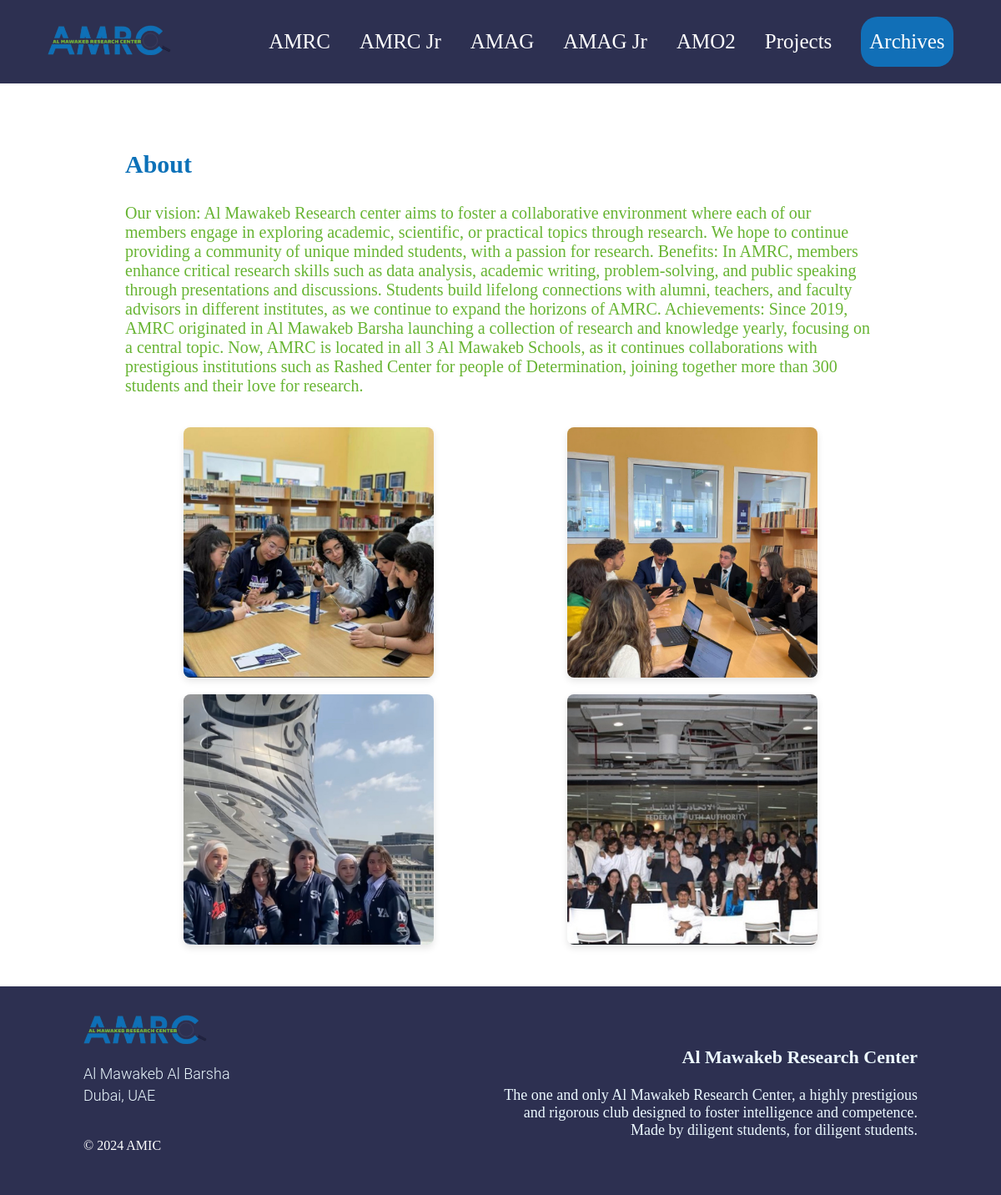
Screenshot of /AMRC/About/ with the database file from the repository.
### website/models.py (models this page shows, shortened)
class ClubAbout(models.Model):
    CLUB_CHOICES = [
        ('amrc', 'AMRC'),
        ('amrc_jr', 'AMRC Jr'),
        ('amag', 'AMAG'),
        ('amag_jr', 'AMAG Jr'),
        ('amo2', 'AMO2'),
        ('kasaporov', 'Kasaporov'),
        ('inquiry', 'Inquiry'),
        ('anachronism', 'Anachronism'),
        ('brics', 'Brics'),
        ('gymrats', 'Gym Rats'),
    ]
    club = models.CharField(max_length=20, choices=CLUB_CHOICES, unique=True)
    about_text = models.TextField()

class ClubPhoto(models.Model):
    club = models.ForeignKey(ClubAbout, on_delete=models.CASCADE, related_name='photos')
    photo = models.ImageField(upload_to='club_photos/')

### website/views.py (the view)
# urls.py: path("AMRC/About/", views.AMRC_About, name="amrc_about"),
def AMRC_About(request):
    about = get_object_or_404(ClubAbout, club='amrc')
    return render(request, "AMRC/About.html", {'about': about})

### templates/AMRC/About.html (shortened to what this page needs)
{% extends 'Base.html' %}
{% load static %}
{% block  style%}
<link rel="stylesheet" href="{% static 'CSS/Home.css' %}">
{% endblock %}
{% block content %}
<div class="fill">
    <p class="title">About</p>
    <p class="text">{{ about.about_text }}</p>
    <br>
    <div class="club-photos">
        {% for photo in about.photos.all %}
            <img src="{{ photo.photo.url }}" alt="Photo for {{ about.club }}">
        {% empty %}
            <p>No photos available for this club.</p>
        {% endfor %}
    </div>
</div>
{% endblock %}

### templates/Base.html (shortened to what this page needs)
{% load static %}
<!DOCTYPE html>
<html lang="en">
   <head>
      <link rel="stylesheet" href="{% static 'CSS/Base.css' %}">
      {% block style %}{% endblock %}
   </head>
   <body>
        <div class="header">
            <div class="navbarControl">
                <a href="{% url 'home' %}">
                    <img class="headerlogo" src="{% static '../media/images/Logo.png' %}" alt="AMRC Logo">
                </a>
            </div>
            <div style="align-items: center; gap: 35px;" class="navbarControl flex">
                <div class="dropdown">
                    <a class="header_text dropbtn">AMRC</a>
                </div>
                <div class="dropdown">
                    <a class="header_text dropbtn">AMRC Jr</a>
                </div>
                <div class="dropdown">
                    <a class="header_text dropbtn">AMAG</a>
                </div>
                <div class="dropdown">
                    <a class="header_text dropbtn">AMAG Jr</a>
                </div>
                <div class="dropdown">
                    <a class="header_text dropbtn">AMO2</a>
                </div>
                <div class="dropdown">
                    <a class="header_text dropbtn">Projects</a>
                </div>
                <div class="archive_button">
                    <a class="header_text" href="{% url 'archives' %}">Archives</a>
                </div>
            </div>
        </div>
        {% block content %}{% endblock %}
   </body>
   <footer  class="footer">
            <div style="display: flex; flex-direction: column; gap: 20px;">
                <img class="headerlogo" src="{% static '../media/images/Logo.png' %}" alt="AMRC Logo">
                <div>
                    <p class="footer_location_text">Al Mawakeb Al Barsha</p>
                    <p class="footer_location_text">Dubai, UAE</p>
                </div>
                <p style="color: white;">© 2024 AMIC</p>
            </div>
            <div style="width: 500px;">
                <p class="footer_header_text">Al Mawakeb Research Center</p>
                <p class="footer_bio_text">The one and only Al Mawakeb Research Center, a highly prestigious and rigorous club designed to foster intelligence and competence. Made by diligent students, for diligent students.</p>
            </div>
    </footer>
</html>

### static/CSS/Base.css (style rules this page uses)
body { display: block; margin: 0px; }
.header { display: flex; height: 100px; background: #2D3051; justify-content: space-around; align-items: center; }
.archive_button { height: 40px; background: #116FB7; border-radius: 20px; padding: 10px; display: flex; align-items: center; }
.headerlogo { width: 150px; }
.header_text { text-align: center; color: white; font-size: 25px; font-family: Times New Roman; font-weight: 400; }
a { text-decoration: none; }
.footer { display: flex; height: 250px; background: #2D3051; justify-content: space-between; align-items: center; padding-left: 100px; padding-right: 100px; }
.footer_location_text { color: #ECF9FF; font-size: 18px; font-family: Roboto; font-weight: 300; margin: 5px 0px; }
.footer_header_text { text-align: right; color: #ECF9FF; font-size: 22px; font-family: Times New Roman; font-weight: 700; }
.footer_bio_text { text-align: right; color: #ECF9FF; font-size: 18px; font-family: Times New Roman; font-weight: 400; }
.dropdown { position: relative; display: inline-block; }
.dropbtn { color: white; font-size: 25px; font-family: Times New Roman; font-weight: 400; text-align: center; }
.fill { padding: 50px 150px; }
.title { color: #0C71B8; font-size: 30px; font-family: Times New Roman; font-weight: 700; }
.text { color: #67B432; font-size: 20px; font-family: Times New Roman; font-weight: 400; }
.club-photos { display: grid; grid-template-columns: repeat(auto-fit, minmax(300px, 1fr)); grid-gap: 20px; justify-items: center; }
.club-photos img { width: 300px; height: 300px; object-fit: cover; border-radius: 8px; box-shadow: 0 4px 8px rgba(0, 0, 0, 0.1); transition: transform 0.3s ease, box-shadow 0.3s ease; }
.navbarControl.flex { display: flex; }

### rows the page displays
ClubAbout: about_text "Our vision: Al Mawakeb Research center aims to foster a collaborative environment where each of our members engage in exploring academic, scientific, or practical topics through research. We hope to continue providing a community of unique minded students, with a passion for research. Benefits: In AMRC, members enhance critical research skills such as data analysis, academic writing, problem-solving, and public speaking through presentations and discussions. Students build lifelong connections with alumni, teachers, and faculty advisors in different institutes, as we continue to expand the horizons of AMRC. Achievements: Since 2019, AMRC originated in Al Mawakeb Barsha launching a…"
ClubPhoto: photo (picture)
ClubPhoto: photo (picture)
ClubPhoto: photo (picture)
ClubPhoto: photo (picture)
